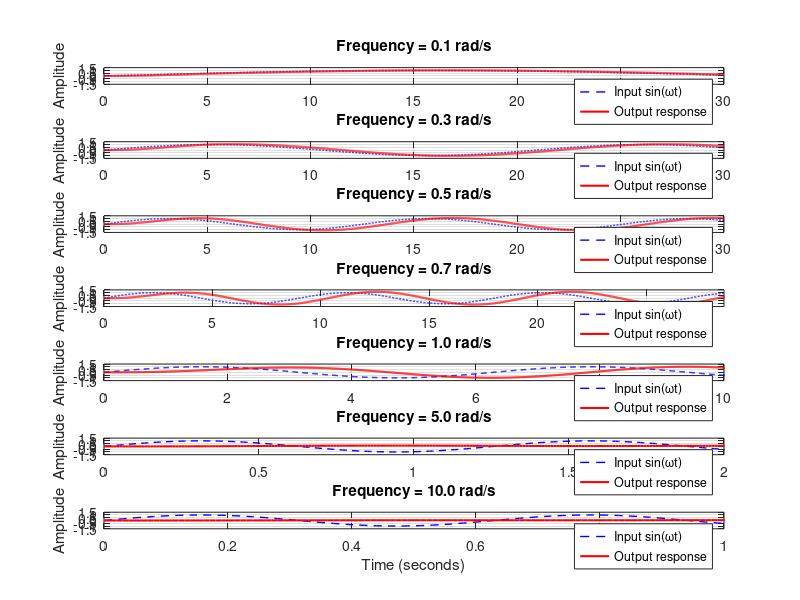

Here is the MATLAB script that generated this plot: (Note: this script raises an error after producing the figure.)
close all
% System Frequency Response Analysis
% Transfer function: H(s) = 1/(s^2 + s + 1)

% Define the system
num = 1;
den = [1 1 1];
sys = tf(num, den);

% Display the transfer function
disp('System Transfer Function:');
sys

% Define the frequencies to test (rad/s)
frequencies = [0.1, 0.3, 0.5, 0.7, 1, 5, 10];

% Time vector for simulation
t = 0:0.01:30; % 30 seconds is enough to see steady-state response

% Create a figure for all responses
figure('Position', [100, 100, 1000, 800]);

% Loop through each frequency
for i = 1:length(frequencies)
    omega = frequencies(i);
    
    % Create sinusoidal input: u(t) = sin(omega*t)
    u = sin(omega*t);
    
    % Simulate system response to the sinusoidal input
    [y, ~] = lsim(sys, u, t);
    
    % Plot input and output
    subplot(length(frequencies), 1, i);
    plot(t, u, 'b--', 'LineWidth', 1); hold on;
    plot(t, y, 'r-', 'LineWidth', 1.5);
    
    % Add grid and labels
    grid on;
    ylabel('Amplitude');
    title(sprintf('Frequency = %.1f rad/s', omega));
    legend('Input sin(ωt)', 'Output response');
    
    % Only add x-label to the bottom plot
    if i == length(frequencies)
        xlabel('Time (seconds)');
    end
    
    % Adjust axis limits to better show the response
    if omega < 1
        xlim([0, min(30, 20/omega)]); % Show enough periods
    else
        xlim([0, min(30, 10/omega)]); % Show enough periods
    end
    ylim([-1.5, 1.5]);
end

% Adjust spacing between subplots
sgtitle('System Response to Sinusoidal Inputs: H(s) = 1/(s^2 + s + 1)');

% Bode plot to show frequency response
figure('Position', [100, 100, 800, 600]);
bode(sys, frequencies);
grid on;
title('Bode Plot of System H(s) = 1/(s^2 + s + 1)');

% Plot the magnitude and phase at exactly our test frequencies
figure('Position', [100, 100, 800, 600]);

% Calculate frequency response
[mag, phase, wout] = bode(sys, frequencies);
mag = squeeze(mag);
phase = squeeze(phase);

% Create subplots
subplot(2,1,1);
semilogx(frequencies, 20*log10(mag), 'bo-', 'LineWidth', 1.5, 'MarkerSize', 8);
grid on;
title('Magnitude Response at Test Frequencies');
ylabel('Magnitude (dB)');
xlim([0.09, 11]);

subplot(2,1,2);
semilogx(frequencies, phase, 'ro-', 'LineWidth', 1.5, 'MarkerSize', 8);
grid on;
title('Phase Response at Test Frequencies');
xlabel('Frequency (rad/s)');
ylabel('Phase (degrees)');
xlim([0.09, 11]);

% Display a table of the frequency response values
disp('Frequency Response at Test Frequencies:');
disp('-----------------------------------------------------');
disp('Frequency (rad/s) | Magnitude (abs) | Magnitude (dB) | Phase (deg)');
disp('-----------------------------------------------------');
for i = 1:length(frequencies)
    fprintf('%14.1f | %14.4f | %13.4f | %10.2f\n', ...
        frequencies(i), mag(i), 20*log10(mag(i)), phase(i));
end
disp('-----------------------------------------------------');